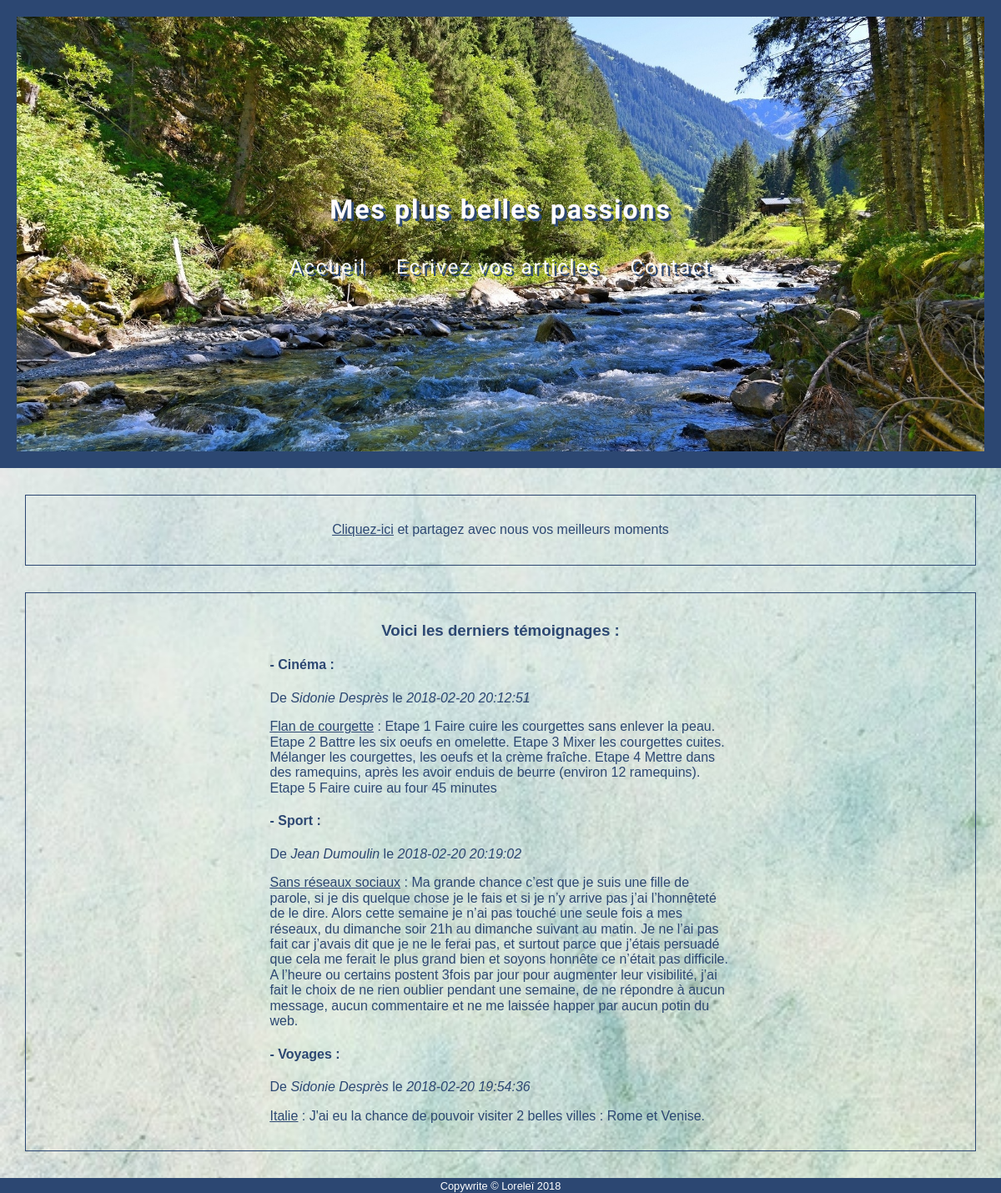
/projets/blog/index.php, run on the app's committed database.
### tables this page shows
CREATE TABLE IF NOT EXISTS `post` (
  `Id` smallint(5) unsigned NOT NULL AUTO_INCREMENT,
  `Title` varchar(100) NOT NULL,
  `Contents` text NOT NULL,
  `CreationTimestamp` datetime NOT NULL,
  `Author_Id` tinyint(3) unsigned DEFAULT NULL,
  `Category_Id` tinyint(3) unsigned DEFAULT NULL,
  PRIMARY KEY (`Id`),
  UNIQUE KEY `Title` (`Title`),
  KEY `CreationTimestamp` (`CreationTimestamp`),
  KEY `Author_Id` (`Author_Id`),
  KEY `Category_Id` (`Category_Id`)
);

CREATE TABLE IF NOT EXISTS `category` (
  `Id` tinyint(3) unsigned NOT NULL AUTO_INCREMENT,
  `Name` varchar(40) NOT NULL,
  PRIMARY KEY (`Id`),
  UNIQUE KEY `Name` (`Name`)
);

CREATE TABLE IF NOT EXISTS `author` (
  `Id` tinyint(3) unsigned NOT NULL AUTO_INCREMENT,
  `FirstName` varchar(50) NOT NULL,
  `LastName` varchar(50) NOT NULL,
  PRIMARY KEY (`Id`)
);

### projets/blog/index.php (called while the page is built, shortened)
<?php
require 'app/connection.php';
$query = $pdo->query('SELECT *, post.Id AS Id FROM post INNER JOIN author ON author.Id = post.Author_Id INNER JOIN category ON category.Id = post.Category_Id ORDER BY Name');
$query->execute();
$aTab = $query->fetchAll();
include 'layout.phtml';

### projets/blog/home.phtml (the view)
<main>
<section class="write_new_article">
<p class="home_title"> <a href="add_post.php">Cliquez-ici</a> et partagez avec nous vos meilleurs moments</p>
</section>
<article class="write_new_article">
	<h3 class="home_title">Voici les derniers témoignages :</h3>
	<div class="target">
		<?php
		$aTmpCat = [];
		foreach($aTab as $ikey => $value):
		?>
			<h4> <?php
			if(!in_array($value['Name'], $aTmpCat)) {
				array_push($aTmpCat, $value['Name']);
				echo " - ".htmlspecialchars($value['Name']). " : ";
			}
			?>
			</h4>
			<p>De <span class="italique"><?=  htmlspecialchars($value['FirstName'])." ".htmlspecialchars($value['LastName']) ; ?></span> le <span class="italique"><?= $value['CreationTimestamp']; ?></span>
			</p>
			<p>
			<span class="souligner"><a href="show_post.php?Id=<?= $value['Id']; ?>"><?= htmlspecialchars($value['Title']); ?></a></span>  : <?= htmlspecialchars($value['Contents']); ?>
			</p>
		<?php endforeach; ?>
	</div>
</article>
</main>

### projets/blog/css/style.css (style rules this page uses)
* { box-sizing: border-box; }
body { background-image: url("../img/bleu.jpg"); background-size: cover; }
.write_new_article { border: 1px solid #2c4772; padding: 1em; margin: 2em; text-align: center; max-width: 95%; margin: 2em auto; color: #2c4772; }
.write_new_article a { color: #2c4772; }
.home_title { color: #2c4772; }
.target { width: 50%; margin: 0 auto; text-align: left; color: #2c4772; }
.italique { font-style: italic; }
.souligner { text-decoration: underline; }

### data on the page
post: Category_Id.Name "Cinéma", Author_Id.FirstName "Sidonie", Author_Id.LastName "Desprès", CreationTimestamp "2018-02-20 20:12:51", Title "Flan de courgette", Contents "Etape 1 Faire cuire les courgettes sans enlever la peau. Etape 2 Battre les six oeufs en omelette. Etape 3 Mixer les courgettes cuites. Mélanger les courgettes, les oeufs et la crème fraîche. Etape 4 Mettre dans des ramequins, après les avoir enduis de beurre (environ 12 ramequins). Etape 5 Faire cuire au four 45 minutes"
post: Category_Id.Name "Sport", Author_Id.FirstName "Jean", Author_Id.LastName "Dumoulin", CreationTimestamp "2018-02-20 20:19:02", Title "Sans réseaux sociaux", Contents "Ma grande chance c’est que je suis une fille de parole, si je dis quelque chose je le fais et si je n’y arrive pas j’ai l’honnêteté de le dire. Alors cette semaine je n’ai pas touché une seule fois a mes réseaux, du dimanche soir 21h au dimanche suivant au matin. Je ne l’ai pas fait car j’avais dit que je ne le ferai pas, et surtout parce que j’étais persuadé que cela me ferait le plus grand bien et soyons honnête ce n’était pas difficile. A l’heure ou certains postent 3fois par jour pour augmenter leur visibilité, j’ai fait le choix de ne rien oublier pendant une semaine, de ne répondre à aucun message, aucun commentaire et ne me laissée happer par aucun potin du web."
post: Category_Id.Name "Voyages", Author_Id.FirstName "Sidonie", Author_Id.LastName "Desprès", CreationTimestamp "2018-02-20 19:54:36", Title "Italie", Contents "J'ai eu la chance de pouvoir visiter 2 belles villes : Rome et Venise."
